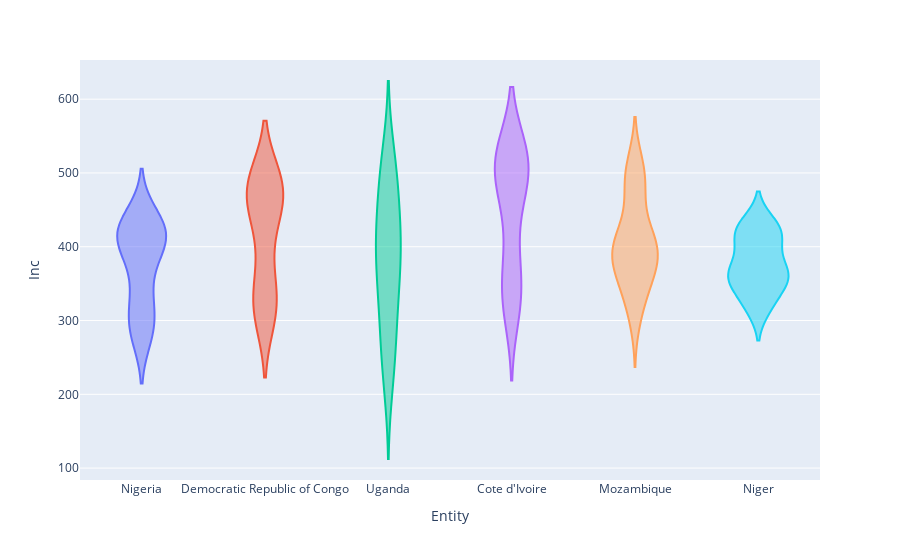

The code cell stored with this chart in its notebook:
### Markdown cell above
incidence-of-malaria.csv

children-sleeping-under-treated-bednet.csv

### Code cell
import plotly.express as px


fig = px.violin(
    top6,
    x="Entity",
    y="Inc",
    color="Entity",
)
fig.update_layout(showlegend=False)

### Figure 1 — Plotly figure (JSON) as saved in the notebook; plotly's stock layout.template omitted (floating-point values rounded to 4 significant figures)
{"data": [{"alignmentgroup": "True", "box": {"visible": false}, "hovertemplate": "Entity=%{x}<br>Inc=%{y}<extra></extra>", "legendgroup": "Nigeria", "marker": {"color": "#636efa"}, "name": "Nigeria", "offsetgroup": "Nigeria", "orientation": "v", "scalegroup": "True", "showlegend": true, "type": "violin", "x": ["Nigeria", "Nigeria", "Nigeria", "Nigeria", "Nigeria", "Nigeria", "Nigeria", "Nigeria", "Nigeria", "Nigeria", "Nigeria", "Nigeria", "Nigeria", "Nigeria", "Nigeria", "Nigeria", "Nigeria", "Nigeria", "Nigeria"], "x0": " ", "xaxis": "x", "y": [438.8, 429.0, 413.0, 409.2, 411.4, 415.3, 418.2, 421.3, 424.7, 416.6, 398.9, 372.6, 347.7, 328.7, 314.4, 296.1, 281.4, 283.1, 291.9], "y0": " ", "yaxis": "y"}, {"alignmentgroup": "True", "box": {"visible": false}, "hovertemplate": "Entity=%{x}<br>Inc=%{y}<extra></extra>", "legendgroup": "Democratic Republic of Congo", "marker": {"color": "#EF553B"}, "name": "Democratic Republic of Congo", "offsetgroup": "Democratic Republic of Congo", "orientation": "v", "scalegroup": "True", "showlegend": true, "type": "violin", "x": ["Democratic Republic of Congo", "Democratic Republic of Congo", "Democratic Republic of Congo", "Democratic Republic of Congo", "Democratic Republic of Congo", "Democratic Republic of Congo", "Democratic Republic of Congo", "Democratic Republic of Congo", "Democratic Republic of Congo", "Democratic Republic of Congo", "Democratic Republic of Congo", "Democratic Republic of Congo", "Democratic Republic of Congo", "Democratic Republic of Congo", "Democratic Republic of Congo", "Democratic Republic of Congo", "Democratic Republic of Congo", "Democratic Republic of Congo", "Democratic Republic of Congo"], "x0": " ", "xaxis": "x", "y": [475.7, 473.6, 470.4, 476.1, 483.4, 485.1, 484.5, 481.9, 471.4, 452.2, 428.3, 399.6, 363.0, 327.6, 308.4, 308.8, 322.8, 329.1, 319.8], "y0": " ", "yaxis": "y"}, {"alignmentgroup": "True", "box": {"visible": false}, "hovertemplate": "Entity=%{x}<br>Inc=%{y}<extra></extra>", "legendgroup": "Uganda", "marker": {"color": "#00cc96"}, "name": "Uganda", "offsetgroup": "Uganda", "orientation": "v", "scalegroup": "True", "showlegend": true, "type": "violin", "x": ["Uganda", "Uganda", "Uganda", "Uganda", "Uganda", "Uganda", "Uganda", "Uganda", "Uganda", "Uganda", "Uganda", "Uganda", "Uganda", "Uganda", "Uganda", "Uganda", "Uganda", "Uganda", "Uganda"], "x0": " ", "xaxis": "x", "y": [495.3, 516.3, 508.4, 492.1, 457.2, 405.4, 377.7, 377.9, 410.5, 433.8, 417.3, 385.7, 331.8, 254.2, 220.6, 236.1, 304.4, 336.8, 289.2], "y0": " ", "yaxis": "y"}, {"alignmentgroup": "True", "box": {"visible": false}, "hovertemplate": "Entity=%{x}<br>Inc=%{y}<extra></extra>", "legendgroup": "Cote d'Ivoire", "marker": {"color": "#ab63fa"}, "name": "Cote d'Ivoire", "offsetgroup": "Cote d'Ivoire", "orientation": "v", "scalegroup": "True", "showlegend": true, "type": "violin", "x": ["Cote d'Ivoire", "Cote d'Ivoire", "Cote d'Ivoire", "Cote d'Ivoire", "Cote d'Ivoire", "Cote d'Ivoire", "Cote d'Ivoire", "Cote d'Ivoire", "Cote d'Ivoire", "Cote d'Ivoire", "Cote d'Ivoire", "Cote d'Ivoire", "Cote d'Ivoire", "Cote d'Ivoire", "Cote d'Ivoire", "Cote d'Ivoire", "Cote d'Ivoire", "Cote d'Ivoire", "Cote d'Ivoire"], "x0": " ", "xaxis": "x", "y": [514.6, 519.5, 519.6, 520.1, 518.7, 510.0, 506.6, 510.0, 510.1, 494.5, 469.3, 442.1, 396.3, 338.9, 315.1, 320.0, 354.7, 362.4, 330.6], "y0": " ", "yaxis": "y"}, {"alignmentgroup": "True", "box": {"visible": false}, "hovertemplate": "Entity=%{x}<br>Inc=%{y}<extra></extra>", "legendgroup": "Mozambique", "marker": {"color": "#FFA15A"}, "name": "Mozambique", "offsetgroup": "Mozambique", "orientation": "v", "scalegroup": "True", "showlegend": true, "type": "violin", "x": ["Mozambique", "Mozambique", "Mozambique", "Mozambique", "Mozambique", "Mozambique", "Mozambique", "Mozambique", "Mozambique", "Mozambique", "Mozambique", "Mozambique", "Mozambique", "Mozambique", "Mozambique", "Mozambique", "Mozambique", "Mozambique", "Mozambique"], "x0": " ", "xaxis": "x", "y": [492.6, 507.7, 499.5, 488.1, 455.5, 417.9, 403.9, 399.4, 399.8, 402.3, 398.4, 389.9, 381.8, 377.0, 364.8, 355.9, 344.8, 326.4, 305.4], "y0": " ", "yaxis": "y"}, {"alignmentgroup": "True", "box": {"visible": false}, "hovertemplate": "Entity=%{x}<br>Inc=%{y}<extra></extra>", "legendgroup": "Niger", "marker": {"color": "#19d3f3"}, "name": "Niger", "offsetgroup": "Niger", "orientation": "v", "scalegroup": "True", "showlegend": true, "type": "violin", "x": ["Niger", "Niger", "Niger", "Niger", "Niger", "Niger", "Niger", "Niger", "Niger", "Niger", "Niger", "Niger", "Niger", "Niger", "Niger", "Niger", "Niger", "Niger", "Niger"], "x0": " ", "xaxis": "x", "y": [317.3, 317.5, 328.3, 346.8, 362.8, 355.2, 370.7, 386.7, 409.1, 419.1, 425.6, 427.9, 430.5, 420.5, 400.3, 369.8, 358.7, 356.6, 356.6], "y0": " ", "yaxis": "y"}], "layout": {"legend": {"title": {"text": "Entity"}, "tracegroupgap": 0}, "margin": {"t": 60}, "showlegend": false, "violinmode": "overlay", "xaxis": {"anchor": "y", "categoryarray": ["Nigeria", "Democratic Republic of Congo", "Uganda", "Cote d'Ivoire", "Mozambique", "Niger"], "categoryorder": "array", "domain": [0, 1], "title": {"text": "Entity"}}, "yaxis": {"anchor": "x", "domain": [0, 1], "title": {"text": "Inc"}}}}
